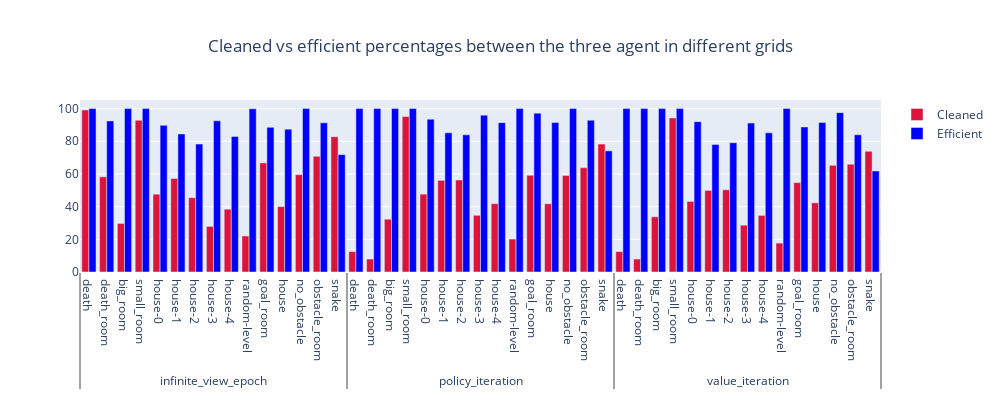

Here is the notebook cell this chart was saved with:
### Code cell
fig = make_subplots(rows=1, cols=1)


# Subplot 1
fig.add_trace(
    go.Bar(
        name="Cleaned",
        x=[ data.robot,data.grid],
        y=data["mean_cleaned"], marker_color='crimson'
    ),
    row=1,
    col=1
)


fig.add_trace(
    go.Bar(
        name="Efficient",
        x=[ data.robot,data.grid],
        y=data["mean_efficiency"],marker_color='blue'
    ),
    row=1,
    col=1,
)


fig.update_layout(title={
        'text': "Cleaned vs efficient percentages between the three agent in different grids",
        'y':0.9,
        'x':0.5,
        'xanchor': 'center',
        'yanchor': 'top'}, 
        autosize=True,
        width=1000,
        height=400,
        font = dict(size = 12))

# fig.update_xaxes(tickangle=30)

fig.show()

### Figure 1 — Plotly figure (JSON) as saved in the notebook; plotly's stock layout.template omitted (floating-point values rounded to 4 significant figures)
{"data": [{"marker": {"color": "crimson"}, "name": "Cleaned", "type": "bar", "x": [["infinite_view_epoch", "policy_iteration", "value_iteration", "infinite_view_epoch", "policy_iteration", "value_iteration", "infinite_view_epoch", "policy_iteration", "value_iteration", "infinite_view_epoch", "policy_iteration", "value_iteration", "infinite_view_epoch", "policy_iteration", "value_iteration", "infinite_view_epoch", "policy_iteration", "value_iteration", "infinite_view_epoch", "policy_iteration", "value_iteration", "infinite_view_epoch", "policy_iteration", "value_iteration", "infinite_view_epoch", "policy_iteration", "value_iteration", "infinite_view_epoch", "policy_iteration", "value_iteration", "infinite_view_epoch", "policy_iteration", "value_iteration", "infinite_view_epoch", "policy_iteration", "value_iteration", "infinite_view_epoch", "policy_iteration", "value_iteration", "infinite_view_epoch", "policy_iteration", "value_iteration", "infinite_view_epoch", "policy_iteration", "value_iteration"], ["death", "death", "death", "death_room", "death_room", "death_room", "big_room", "big_room", "big_room", "small_room", "small_room", "small_room", "house-0", "house-0", "house-0", "house-1", "house-1", "house-1", "house-2", "house-2", "house-2", "house-3", "house-3", "house-3", "house-4", "house-4", "house-4", "random-level", "random-level", "random-level", "goal_room", "goal_room", "goal_room", "house", "house", "house", "no_obstacle", "no_obstacle", "no_obstacle", "obstacle_room", "obstacle_room", "obstacle_room", "snake", "snake", "snake"]], "xaxis": "x", "y": [99.17, 12.5, 12.5, 58.25, 7.937, 7.937, 29.72, 32.32, 33.79, 92.92, 95.14, 94.31, 47.61, 47.65, 43.22, 57.25, 56.08, 49.94, 45.47, 56.3, 50.31, 27.92, 34.7, 28.65, 38.44, 41.84, 34.65, 22.06, 20.16, 17.68, 66.77, 59.21, 54.71, 40.03, 41.76, 42.32, 59.58, 59.1, 65.29, 70.83, 63.85, 65.96, 82.8, 78.27, 73.87], "yaxis": "y"}, {"marker": {"color": "blue"}, "name": "Efficient", "type": "bar", "x": [["infinite_view_epoch", "policy_iteration", "value_iteration", "infinite_view_epoch", "policy_iteration", "value_iteration", "infinite_view_epoch", "policy_iteration", "value_iteration", "infinite_view_epoch", "policy_iteration", "value_iteration", "infinite_view_epoch", "policy_iteration", "value_iteration", "infinite_view_epoch", "policy_iteration", "value_iteration", "infinite_view_epoch", "policy_iteration", "value_iteration", "infinite_view_epoch", "policy_iteration", "value_iteration", "infinite_view_epoch", "policy_iteration", "value_iteration", "infinite_view_epoch", "policy_iteration", "value_iteration", "infinite_view_epoch", "policy_iteration", "value_iteration", "infinite_view_epoch", "policy_iteration", "value_iteration", "infinite_view_epoch", "policy_iteration", "value_iteration", "infinite_view_epoch", "policy_iteration", "value_iteration", "infinite_view_epoch", "policy_iteration", "value_iteration"], ["death", "death", "death", "death_room", "death_room", "death_room", "big_room", "big_room", "big_room", "small_room", "small_room", "small_room", "house-0", "house-0", "house-0", "house-1", "house-1", "house-1", "house-2", "house-2", "house-2", "house-3", "house-3", "house-3", "house-4", "house-4", "house-4", "random-level", "random-level", "random-level", "goal_room", "goal_room", "goal_room", "house", "house", "house", "no_obstacle", "no_obstacle", "no_obstacle", "obstacle_room", "obstacle_room", "obstacle_room", "snake", "snake", "snake"]], "xaxis": "x", "y": [100, 100, 100, 92.48, 100, 100, 100, 100, 100, 100, 100, 100, 89.77, 93.51, 92.0, 84.49, 85.16, 78.01, 78.32, 83.93, 79.09, 92.54, 96.0, 91.14, 83.0, 91.4, 85.16, 99.89, 100, 100, 88.53, 97.2, 88.76, 87.41, 91.44, 91.46, 100, 100, 97.53, 91.28, 92.86, 83.98, 71.82, 74.14, 61.83], "yaxis": "y"}], "layout": {"autosize": true, "font": {"size": 12}, "height": 400, "title": {"text": "Cleaned vs efficient percentages between the three agent in different grids", "x": 0.5, "xanchor": "center", "y": 0.9, "yanchor": "top"}, "width": 1000, "xaxis": {"anchor": "y", "domain": [0, 1]}, "yaxis": {"anchor": "x", "domain": [0, 1]}}}
